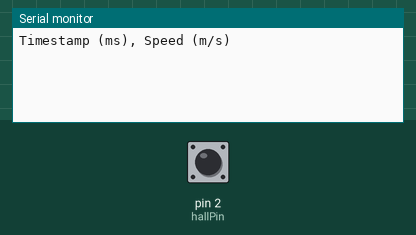
The sketch below on a simulated Arduino Uno, built with avr-gcc and run on an emulated ATmega328P. Parts: the last lines printed to the serial monitor. The test bench sets the inputs (shaded band); at power-on: pin 2 (hallPin) HIGH.

Above: at 1.2 s.
1.3 s: pin 2 (hallPin) pulled LOW for 0.15 s
At 2.4 s:
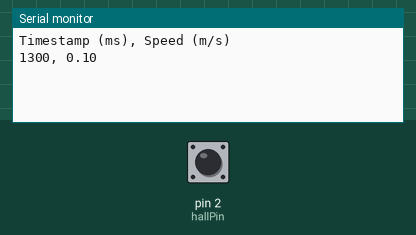
2.9 s: pin 2 (hallPin) pulled LOW for 1 s
At 3.7 s:
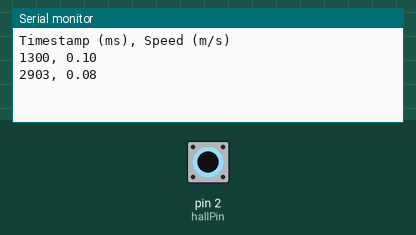
5.4 s: pin 2 (hallPin) pulled LOW for 0.15 s
At 6.9 s:
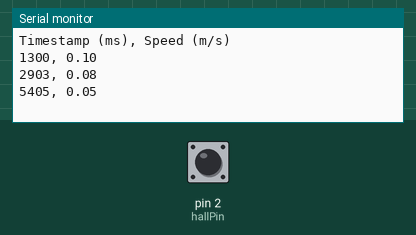

The sketch:

Lab4MeasureCode.ino
```cpp
// Pin connected to Hall effect sensor output
const int hallPin = 2; // Must be an interrupt-capable pin!

// Variables to track time
volatile unsigned long lastPulseTime = 0;
volatile unsigned long pulseInterval = 0;

// Wheel parameters
const float wheelDiameter = 0.04; // meters
const float pi = 3.14159265;

// For calculating speed
float speed = 0.0; // meters per second

// Sampling control
int sampleCount = 0;
const int maxSamples = 50;

void setup() {
  Serial.begin(9600);
  pinMode(hallPin, INPUT_PULLUP);
  attachInterrupt(digitalPinToInterrupt(hallPin), onPulse, FALLING);

  Serial.println("Timestamp (ms), Speed (m/s)");
}

void loop() {
  if (sampleCount >= maxSamples) {
    // Stop collecting after 50 samples
    detachInterrupt(digitalPinToInterrupt(hallPin));
    Serial.println("Finished collecting 50 samples.");
    while (true); // Stop the program
  }

  noInterrupts();
  unsigned long interval = pulseInterval;
  interrupts();

  if (interval > 0) {
    // Calculate wheel circumference
    float wheelCircumference = pi * wheelDiameter;

    // Speed = distance/time (interval is in microseconds)
    speed = wheelCircumference / (interval / 1e6);

    // Print timestamp and speed
    Serial.print(millis());
    Serial.print(", ");
    Serial.println(speed);

    pulseInterval = 0; // Reset to wait for next valid pulse
    sampleCount++;
  }

  // No need to delay heavily; just a light delay
  delay(10);
}

void onPulse() {
  unsigned long currentTime = micros();
  pulseInterval = currentTime - lastPulseTime;
  lastPulseTime = currentTime;
}
```

Measured:
- after the input at 1.3 s, the serial monitor: prints a new line at once (image 1)
- after the input at 2.9 s, the serial monitor: prints a new line at once (image 2)
- after the input at 5.4 s, the serial monitor: prints a new line at once (image 3)
